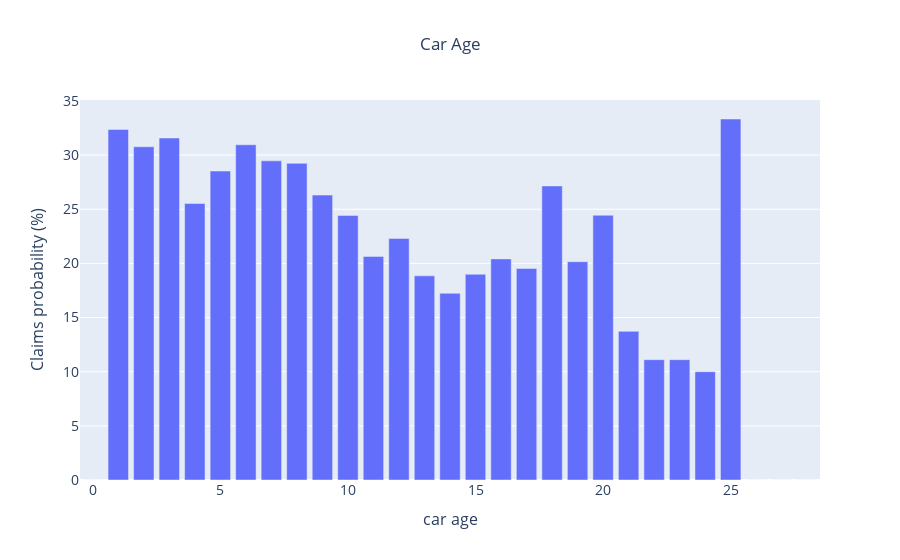

Notebook source saved alongside this figure:
### Markdown cell above
**Car age**

### Code cell
train.CAR_AGE.replace(-3,3,inplace=True)
viz=train.groupby('CAR_AGE')['TARGET_FLAG'].mean().multiply(100)

fig = go.Figure(data=[
    go.Bar(name='Car age',x=viz.index, y=viz)
])
fig.update_layout(
    title='Car Age',
    xaxis=dict(
        title='car age',
        titlefont_size=16,
        tickfont_size=14),
    yaxis=dict(
        title='Claims probability (%)',
        titlefont_size=16,
        tickfont_size=14,
    ),title_x=0.5)
fig.show()

### Figure 1 — Plotly figure (JSON) as saved in the notebook; plotly's stock layout.template omitted (floating-point values rounded to 4 significant figures)
{"data": [{"name": "Car age", "type": "bar", "x": [0, 1, 2, 3, 4, 5, 6, 7, 8, 9, 10, 11, 12, 13, 14, 15, 16, 17, 18, 19, 20, 21, 22, 23, 24, 25, 26, 27, 28], "y": [0, 32.37, 30.77, 31.58, 25.53, 28.53, 30.96, 29.47, 29.24, 26.31, 24.43, 20.65, 22.31, 18.85, 17.24, 19.0, 20.42, 19.53, 27.15, 20.16, 24.44, 13.73, 11.11, 11.11, 10, 33.33, 0, 0, 0]}], "layout": {"title": {"text": "Car Age", "x": 0.5}, "xaxis": {"tickfont": {"size": 14}, "title": {"font": {"size": 16}, "text": "car age"}}, "yaxis": {"tickfont": {"size": 14}, "title": {"font": {"size": 16}, "text": "Claims probability (%)"}}}}
